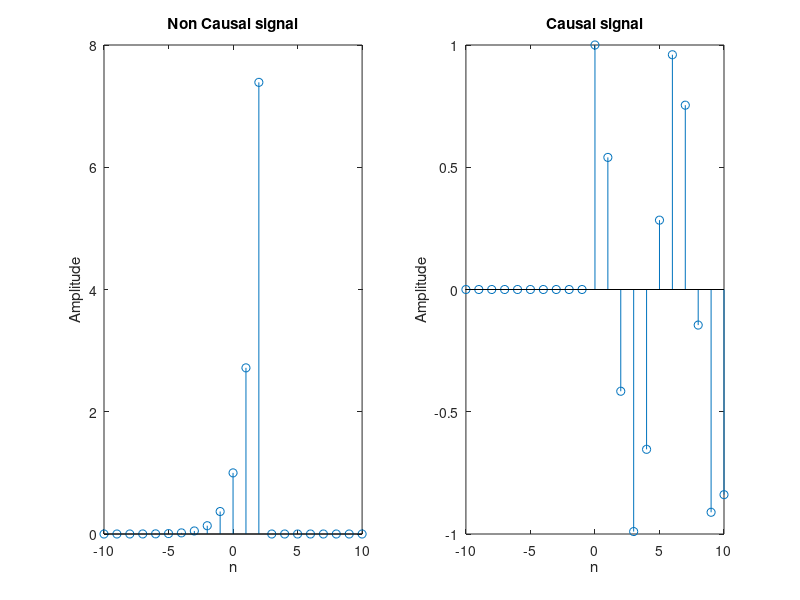

This figure's MATLAB source:
clear
clc
% range of n
n = -10 : 10 ; 
% defining the signals
causal = cos(n).*double(n>=0 & n<50);
noncausal = exp(n).*double(n<3 & n>-10);
% plotting 
figure()

subplot(1,2,1)
stem(n,noncausal)
title('Non Causal signal')
xlabel('n')
ylabel('Amplitude')

subplot(1,2,2)
stem(n,causal)
title('Causal signal')
xlabel('n')
ylabel('Amplitude')
